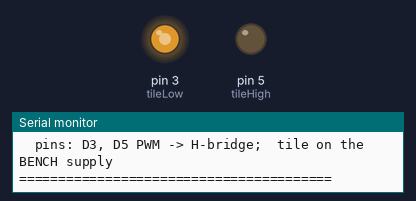
This sketch was run on a simulated Arduino Uno, built with avr-gcc and run on an emulated ATmega328P. Shown: output pins drawn as LEDs (lit = HIGH), the last lines printed to the serial monitor.

Above: at 0.15 s.
At 14.15 s:
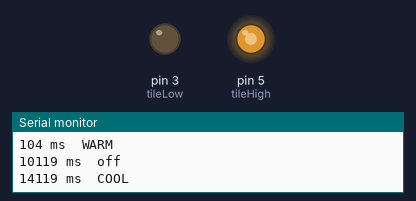
At 28.05 s:
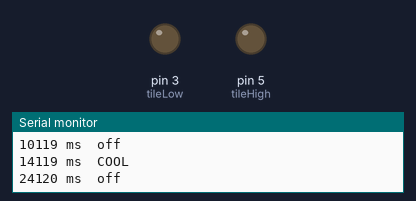
Timing chart, 0 to 36.5 s (numbered marks = the images above):
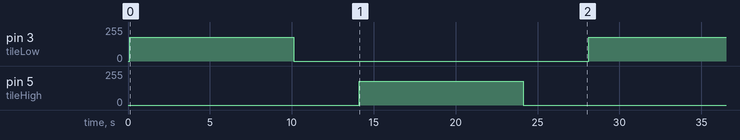

The sketch:

05_peltier.ino
```cpp
// BENCH TEST 05: PELTIER
//
// Warms for 10 s, off, cools for 10 s, off. Touch the tile face to confirm
// both directions work before students arrive.
//
// Two PWM pins per channel, matching how the lab's other actuator rigs drive
// motors: one pin at speed, the other at 0, and swap them to reverse.
//
// SAFETY: heatsink on the hot face, or the tile destroys itself. MAX_LEVEL
// caps the temperature. Do not raise it. Skin burns above 50 C.
//
// PINS
//   D3   PWM   ->  channel LOW side
//   D5   PWM   ->  channel HIGH side
//   Drive one and hold the other at 0 to choose direction. Both to 0 is off.
//   Tile on a BENCH supply, not the Arduino: it wants 2 to 4 A.
//
// SAFETY: heatsink on the hot face before power, every time.


#include "logger.h"

const int tileLow = 3, tileHigh = 5;
const int MAX_LEVEL = 200;

void drive(int lowPin, int highPin, int lvl) {
  analogWrite(lowPin, min(lvl, MAX_LEVEL));
  analogWrite(highPin, 0);
}

void allOff() {
  analogWrite(tileLow, 0);
  analogWrite(tileHigh, 0);
}

void setup() {
  pinMode(tileLow, OUTPUT);
  pinMode(tileHigh, OUTPUT);
  allOff();
  logBegin("BENCH 05  peltier", "D3, D5 PWM -> H-bridge;  tile on the BENCH supply");
}

void loop() {
  logEvent("WARM");
  drive(tileLow, tileHigh, 180);
  delay(10000);

  allOff();
  logEvent("off");
  delay(4000);

  logEvent("COOL");
  drive(tileHigh, tileLow, 180);
  delay(10000);

  allOff();
  logEvent("off");
  delay(4000);
}
```

logger.h
```cpp
// Shared logger. The same file sits in every sketch folder, so the Serial
// Monitor looks the same whichever sketch you uploaded.
//
// You do not need to install anything. The Arduino IDE compiles every file
// next to the .ino, so this is picked up automatically.
//
// Why it exists: at a bench, "tick" on its own does not tell you whether you
// uploaded the right sketch to the right board. logBegin() prints a banner
// that names the sketch and the pins, so one glance confirms it.

#pragma once
#include <Arduino.h>

// Opens the port and prints the banner. Call this first in setup().
//   name  what this sketch is, e.g. "02 piezo"
//   pins  the wiring in one line, e.g. "D8 -> piezo, other leg -> GND"
inline void logBegin(const char *name, const char *pins) {
  Serial.begin(9600);
  while (!Serial && millis() < 2000) { }   // USB boards; Uno passes straight through

  Serial.println();
  Serial.println(F("========================================"));
  Serial.print(F("  "));
  Serial.println(name);
  Serial.print(F("  pins: "));
  Serial.println(pins);
  Serial.println(F("========================================"));
}

// One event, timestamped. Use for anything that happens: "tick", "tap", "WARM".
// The timestamp is what makes a rhythm legible when you cannot hear it well.
inline void logEvent(const char *msg) {
  Serial.print(millis());
  Serial.print(F(" ms  "));
  Serial.println(msg);
}

// An event with a number attached, e.g. logValue("strength", 130).
inline void logValue(const char *label, long value) {
  Serial.print(millis());
  Serial.print(F(" ms  "));
  Serial.print(label);
  Serial.print(F(" = "));
  Serial.println(value);
}

// A line the student is meant to act on, set apart from the event stream.
inline void logHint(const char *msg) {
  Serial.print(F(">>> "));
  Serial.println(msg);
}

// NOTE ON THE SERIAL PLOTTER
// Sketches that draw a graph (04 capacitive, analog_monitor) must print bare
// numbers separated by spaces, and nothing else, or the plotter cannot parse
// them. Those sketches use logBegin() for the banner and then print raw
// numbers directly. Do not wrap their data lines in logEvent().
```

Measured:
- by itself, pin 3 (tileLow), pin 5 (tileHigh): alternates 180/255 for 10.0 s and 0/255 for 18.0 s
